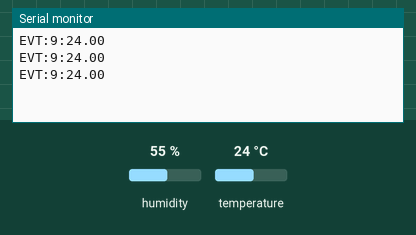
Recording of a sketch running on a simulated Arduino Uno, built with avr-gcc and run on an emulated ATmega328P. Parts: the last lines printed to the serial monitor. Inputs (shaded band) come from the test bench; at power-on: temperature 24 °C, humidity 55 %.

Above: at 3.8 s.
3.9 s: temperature set to 12 °C
At 6.9 s:
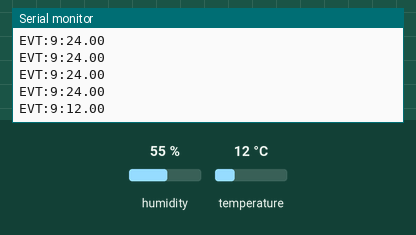
7.8 s: temperature set to 19 °C
At 10.0 s:
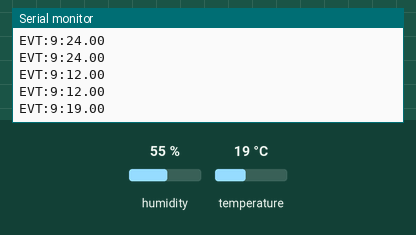
Timing chart, 0 to 11.5 s (numbered marks = the images above; inputs shaded):
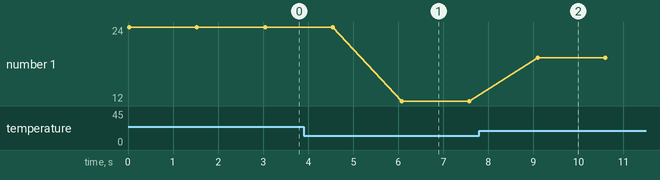

The sketch:

09_weather_station.ino
```cpp
/*
  Bosqich 09 — Ob-havo stansiyasi
  Nurshahar hikoyasi: Arduino Chrome O'yinlari

  Ulanish (DHT11):
    VCC -> 5V, GND -> GND, DATA -> D2 (+ 10kOhm pull-up DATA va 5V orasida)

  Kutubxona: Arduino IDE -> Tools -> Manage Libraries ->
             "DHT sensor library" by Adafruit (+ "Adafruit Unified Sensor")

  Protokol: "EVT:9:<harorat>" masalan "EVT:9:31.50"
*/

#include <DHT.h>

#define DHT_PIN 2
#define DHT_TYPE DHT11

DHT dht(DHT_PIN, DHT_TYPE);

void setup() {
  Serial.begin(9600);
  dht.begin();
}

void loop() {
  float temp = dht.readTemperature();
  if (!isnan(temp)) {
    Serial.print("EVT:9:");
    Serial.println(temp, 2);
  }
  delay(1500);
}
```

Measured:
- after the input at 3.9 s, the serial monitor: prints a new line after 2.2 s (image 1)
- after the input at 7.8 s, the serial monitor: prints a new line after 1.3 s (image 2)
- plotted number 1: 24 → 12 after the input at 3.9 s, 12 → 19 after the input at 7.8 s
